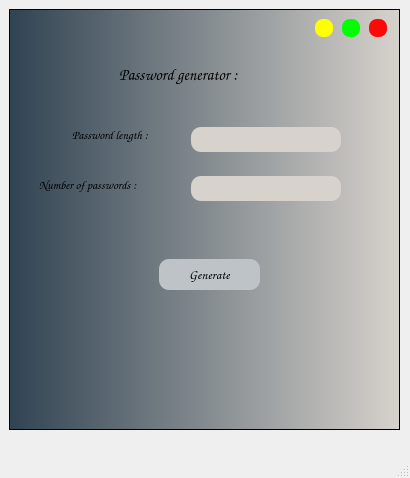
<?xml version="1.0" encoding="UTF-8"?>
<ui version="4.0">
 <class>MainWindow</class>
 <widget class="QMainWindow" name="MainWindow">
  <property name="geometry">
   <rect>
    <x>0</x>
    <y>0</y>
    <width>410</width>
    <height>478</height>
   </rect>
  </property>
  <property name="windowTitle">
   <string>MainWindow</string>
  </property>
  <widget class="QWidget" name="centralwidget">
   <widget class="QFrame" name="frame">
    <property name="geometry">
     <rect>
      <x>9</x>
      <y>9</y>
      <width>391</width>
      <height>421</height>
     </rect>
    </property>
    <property name="styleSheet">
     <string notr="true">background-color: qlineargradient(spread:pad, x1:0, y1:0, x2:1, y2:0, stop:0 #304352, stop:1 #d7d2cc);</string>
    </property>
    <property name="frameShape">
     <enum>QFrame::StyledPanel</enum>
    </property>
    <property name="frameShadow">
     <enum>QFrame::Raised</enum>
    </property>
    <widget class="QLabel" name="label">
     <property name="geometry">
      <rect>
       <x>63</x>
       <y>110</y>
       <width>101</width>
       <height>31</height>
      </rect>
     </property>
     <property name="font">
      <font>
       <family>Comic Sans MS</family>
       <pointsize>9</pointsize>
       <weight>75</weight>
       <bold>true</bold>
      </font>
     </property>
     <property name="styleSheet">
      <string notr="true">background-color: none;
</string>
     </property>
     <property name="text">
      <string>Password length :‌</string>
     </property>
    </widget>
    <widget class="QLabel" name="label_2">
     <property name="geometry">
      <rect>
       <x>30</x>
       <y>160</y>
       <width>141</width>
       <height>31</height>
      </rect>
     </property>
     <property name="font">
      <font>
       <family>Comic Sans MS</family>
       <pointsize>9</pointsize>
       <weight>75</weight>
       <bold>true</bold>
      </font>
     </property>
     <property name="styleSheet">
      <string notr="true">background-color: none;
</string>
     </property>
     <property name="text">
      <string>Number of passwords :</string>
     </property>
    </widget>
    <widget class="QLineEdit" name="lineEdit_numberOfPass">
     <property name="geometry">
      <rect>
       <x>182</x>
       <y>167</y>
       <width>150</width>
       <height>25</height>
      </rect>
     </property>
     <property name="styleSheet">
      <string notr="true">background-color:#d7d2cc;
border-radius : 10px;</string>
     </property>
    </widget>
    <widget class="QLineEdit" name="lineEdit_Length">
     <property name="geometry">
      <rect>
       <x>182</x>
       <y>118</y>
       <width>150</width>
       <height>25</height>
      </rect>
     </property>
     <property name="styleSheet">
      <string notr="true">background-color:#d7d2cc;
border-radius : 10px;</string>
     </property>
    </widget>
    <widget class="QLabel" name="label_3">
     <property name="geometry">
      <rect>
       <x>110</x>
       <y>50</y>
       <width>181</width>
       <height>31</height>
      </rect>
     </property>
     <property name="font">
      <font>
       <family>Comic Sans MS</family>
       <pointsize>12</pointsize>
       <weight>75</weight>
       <italic>true</italic>
       <bold>true</bold>
       <underline>false</underline>
       <strikeout>false</strikeout>
       <kerning>true</kerning>
      </font>
     </property>
     <property name="styleSheet">
      <string notr="true">background-color: none;</string>
     </property>
     <property name="text">
      <string>Password generator :</string>
     </property>
    </widget>
    <widget class="QPushButton" name="pushButton_gnerate">
     <property name="geometry">
      <rect>
       <x>150</x>
       <y>250</y>
       <width>101</width>
       <height>31</height>
      </rect>
     </property>
     <property name="font">
      <font>
       <family>Comic Sans MS</family>
       <pointsize>10</pointsize>
       <weight>75</weight>
       <bold>true</bold>
      </font>
     </property>
     <property name="styleSheet">
      <string notr="true">QPushButton{
border-radius:10px;
background-color: #bdc3c7;
}
QPushButton:hover{
border-radius:10px;
background-color: qlineargradient(spread:pad, x1:0, y1:0, x2:1, y2:0, stop:0 #948E99, stop:1 #2E1437);
}</string>
     </property>
     <property name="text">
      <string>Generate</string>
     </property>
    </widget>
    <widget class="QPushButton" name="pushButton_min">
     <property name="geometry">
      <rect>
       <x>306</x>
       <y>10</y>
       <width>18</width>
       <height>18</height>
      </rect>
     </property>
     <property name="minimumSize">
      <size>
       <width>18</width>
       <height>18</height>
      </size>
     </property>
     <property name="maximumSize">
      <size>
       <width>18</width>
       <height>18</height>
      </size>
     </property>
     <property name="toolTip">
      <string>&lt;html&gt;&lt;head/&gt;&lt;body &gt;&lt;p&gt;Minimize&lt;/p&gt;&lt;/body&gt;&lt;/html&gt;</string>
     </property>
     <property name="styleSheet">
      <string notr="true">border-radius:8px;
background-color: rgb(255, 255, 0);</string>
     </property>
     <property name="text">
      <string/>
     </property>
    </widget>
    <widget class="QPushButton" name="pushButton_close">
     <property name="geometry">
      <rect>
       <x>360</x>
       <y>10</y>
       <width>18</width>
       <height>18</height>
      </rect>
     </property>
     <property name="minimumSize">
      <size>
       <width>18</width>
       <height>18</height>
      </size>
     </property>
     <property name="maximumSize">
      <size>
       <width>18</width>
       <height>18</height>
      </size>
     </property>
     <property name="toolTip">
      <string>Close</string>
     </property>
     <property name="styleSheet">
      <string notr="true">border-radius:8px;
background-color: rgb(255, 8, 8);
</string>
     </property>
     <property name="text">
      <string/>
     </property>
    </widget>
    <widget class="QPushButton" name="pushButton_max">
     <property name="geometry">
      <rect>
       <x>333</x>
       <y>10</y>
       <width>18</width>
       <height>18</height>
      </rect>
     </property>
     <property name="minimumSize">
      <size>
       <width>18</width>
       <height>18</height>
      </size>
     </property>
     <property name="maximumSize">
      <size>
       <width>18</width>
       <height>18</height>
      </size>
     </property>
     <property name="toolTip">
      <string>Normal size</string>
     </property>
     <property name="styleSheet">
      <string notr="true">border-radius:8px;
background-color: rgb(0, 255, 0);
</string>
     </property>
     <property name="text">
      <string/>
     </property>
    </widget>
   </widget>
  </widget>
  <widget class="QStatusBar" name="statusbar"/>
 </widget>
 <resources/>
 <connections>
  <connection>
   <sender>pushButton_close</sender>
   <signal>clicked()</signal>
   <receiver>MainWindow</receiver>
   <slot>close()</slot>
   <hints>
    <hint type="sourcelabel">
     <x>377</x>
     <y>27</y>
    </hint>
    <hint type="destinationlabel">
     <x>204</x>
     <y>238</y>
    </hint>
   </hints>
  </connection>
  <connection>
   <sender>pushButton_max</sender>
   <signal>clicked()</signal>
   <receiver>MainWindow</receiver>
   <slot>showNormal()</slot>
   <hints>
    <hint type="sourcelabel">
     <x>350</x>
     <y>27</y>
    </hint>
    <hint type="destinationlabel">
     <x>204</x>
     <y>238</y>
    </hint>
   </hints>
  </connection>
  <connection>
   <sender>pushButton_min</sender>
   <signal>clicked()</signal>
   <receiver>pushButton_min</receiver>
   <slot>showMinimized()</slot>
   <hints>
    <hint type="sourcelabel">
     <x>323</x>
     <y>27</y>
    </hint>
    <hint type="destinationlabel">
     <x>323</x>
     <y>27</y>
    </hint>
   </hints>
  </connection>
 </connections>
</ui>
